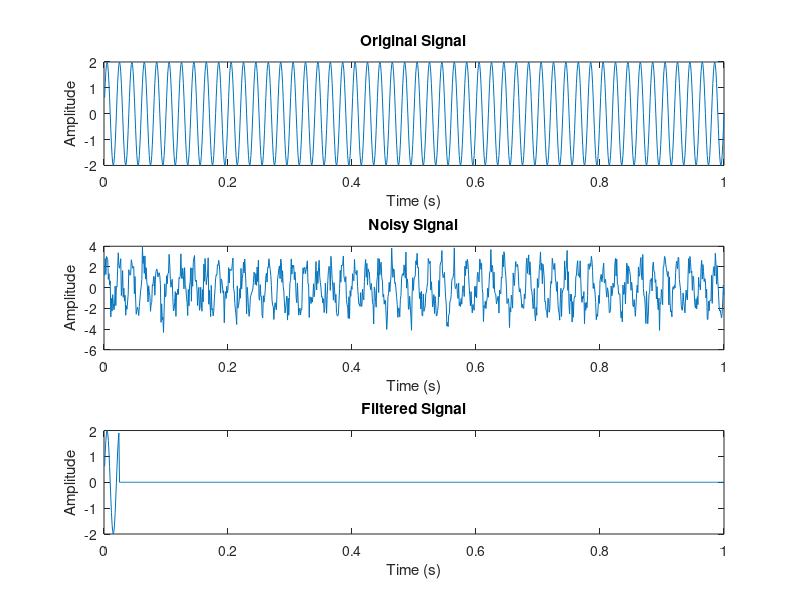
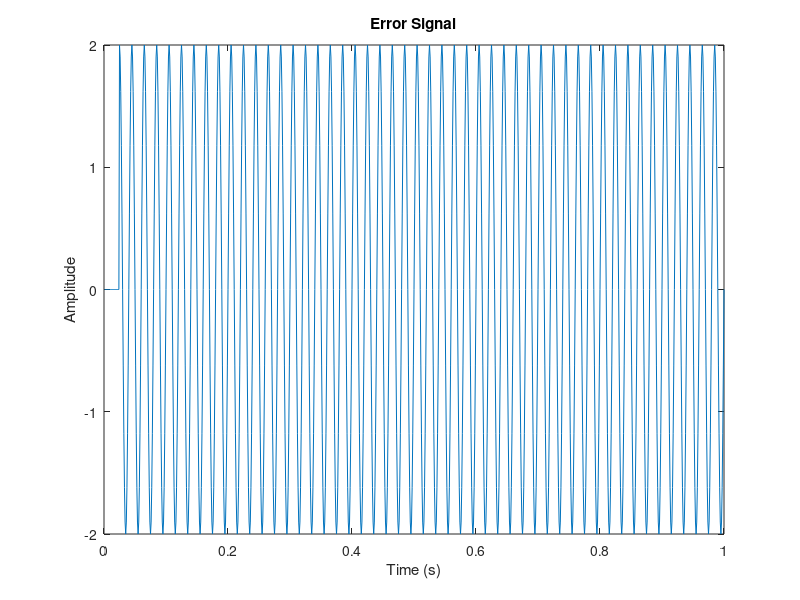

Write the MATLAB code that produced these figures, in order.
clc;
clear;
close all;
% Generate a time vector from 0 to 1 with a step of 0.001 seconds
t = 0.001:0.001:1;
% Create a clean sinusoidal signal with a frequency of 50 Hz and amplitude of 2
s = 2 * sin(2 * pi * 50 * t);
% Generate a noisy signal by adding Gaussian noise (mean=0, std=0.9) to the clean signal
n = numel(s);
A = s + 0.9 * randn(1, n);

% Initialize filter parameters
m = 25;
w = zeros(1, m);
wi = zeros(1, m);
e = zeros(1, n); % Initialize the error signal as a zero vector
mu = 0.0005;

% Adaptive filtering loop
for i = m:n
e(i) = s(i) - sum(wi .* A(i:-1:i-m+1));
w = w + 2 * mu * e(i) * A(i:-1:i-m+1);
end

% Plot the original signal, noisy signal, and filtered signal
figure;
subplot(3,1,1);
plot(t, s);
title('Original Signal');
xlabel('Time (s)');
ylabel('Amplitude');

subplot(3,1,2);
plot(t, A);
title('Noisy Signal');
xlabel('Time (s)');
ylabel('Amplitude');

subplot(3,1,3);
plot(t, s - e); % Filtered signal is s - e
title('Filtered Signal');
xlabel('Time (s)');
ylabel('Amplitude');

% Plot the error signal and monitor convergence
figure;
plot(t, e);
title('Error Signal');
xlabel('Time (s)');
ylabel('Amplitude');

% Calculate the Mean Squared Error (MSE) to assess performance
mse = mean(e.^2);
disp(['Mean Squared Error (MSE): ', num2str(mse)]);
